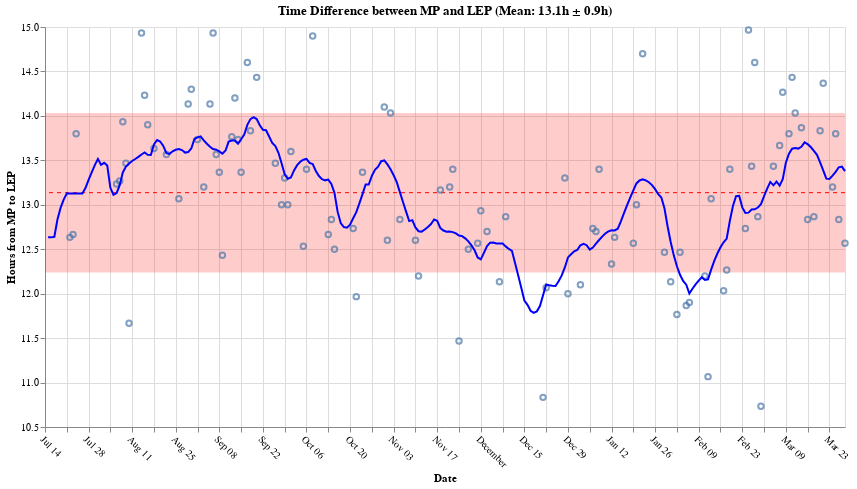

The cell this chart's notebook holds for it:
### Code cell
# Create base dataframe with rolling average
chart_data = pd.DataFrame({
    'dayAndNightOf': m['dayAndNightOf'],
    'Hours': m['MP_To_LEP'].dt.total_seconds() / 3600
})

# Sort and set index
chart_data = chart_data.sort_values('dayAndNightOf')
chart_data = chart_data.set_index('dayAndNightOf')

# Interpolate missing values (limit interpolation to 3 days)
chart_data['Hours_Interpolated'] = chart_data['Hours'].interpolate(
    method='linear',
    limit=3,
    limit_direction='both'
)

# Add 7-day rolling average using interpolated data
chart_data['Rolling_Avg'] = chart_data['Hours_Interpolated'].rolling(
    window=14,
    center=True,
    min_periods=3
).mean()

# Reset index for Altair
chart_data = chart_data.reset_index()

# Calculate mean and standard deviation (excluding NaN values)
mean_hours = chart_data['Hours'].mean()
std_hours = chart_data['Hours'].std()

# Create the scatter plot (only for actual data points)
points = alt.Chart(chart_data[chart_data['Hours'].notna()]).mark_point().encode(
    x=alt.X('dayAndNightOf:T', 
            title='Date',
            axis=alt.Axis(labelAngle=45)),
    y=alt.Y('Hours:Q',
            title='Hours from MP to LEP',
            scale=alt.Scale(zero=False)),
    tooltip=[
        alt.Tooltip('dayAndNightOf:T', title='Date', format='%Y-%m-%d'),
        alt.Tooltip('Hours:Q', title='Hours', format='.1f'),
        alt.Tooltip('Rolling_Avg:Q', title='7-day Average', format='.1f')
    ]
)

# Add rolling average line
rolling_line = alt.Chart(chart_data).mark_line(
    color='blue',
    strokeWidth=2
).encode(
    x='dayAndNightOf:T',
    y='Rolling_Avg:Q'
)

# Add a horizontal line for the mean
mean_line = alt.Chart(pd.DataFrame([{'mean': mean_hours}])).mark_rule(
    color='red', 
    strokeDash=[4, 4]
).encode(
    y='mean:Q'
)

# Add the standard deviation band
band = alt.Chart(pd.DataFrame([{
    'lower': mean_hours - std_hours,
    'upper': mean_hours + std_hours
}])).mark_rect(
    color='red', 
    opacity=0.2
).encode(
    y='lower:Q',
    y2='upper:Q'
)

# Print the calculated values
print(f"Mean time from MP to LEP: {mean_hours:.2f} hours")
print(f"Standard deviation: {std_hours:.2f} hours")

# Combine all elements
chart = (mean_line + band + points + rolling_line).properties(
    width=800,
    height=400,
    title=f'Time Difference between MP and LEP (Mean: {mean_hours:.1f}h ± {std_hours:.1f}h)'
)

chart

### Figure 1 — Vega-Lite specification as saved in the notebook (floating-point values rounded to 4 significant figures; data arrays with more than 128 entries replaced by an {"elided": "..."} marker saying what was removed)
{"config": {"view": {"continuousWidth": 300, "continuousHeight": 300}}, "layer": [{"data": {"name": "data-e3c8d5825e70e101f1e44d057d25adbb"}, "mark": {"type": "rule", "color": "red", "strokeDash": [4, 4]}, "encoding": {"y": {"field": "mean", "type": "quantitative"}}}, {"data": {"name": "data-e53c5f090fb3e7fc87d6065c8d1cfc85"}, "mark": {"type": "rect", "color": "red", "opacity": 0.2}, "encoding": {"y": {"field": "lower", "type": "quantitative"}, "y2": {"field": "upper"}}}, {"data": {"name": "data-43b0f28b9fdc9e1d90a2d2b44cac190c"}, "mark": {"type": "point"}, "encoding": {"tooltip": [{"field": "dayAndNightOf", "format": "%Y-%m-%d", "title": "Date", "type": "temporal"}, {"field": "Hours", "format": ".1f", "title": "Hours", "type": "quantitative"}, {"field": "Rolling_Avg", "format": ".1f", "title": "7-day Average", "type": "quantitative"}], "x": {"axis": {"labelAngle": 45}, "field": "dayAndNightOf", "title": "Date", "type": "temporal"}, "y": {"field": "Hours", "scale": {"zero": false}, "title": "Hours from MP to LEP", "type": "quantitative"}}}, {"data": {"name": "data-eb06eceeed8feb00ee32f2cafb9221ec"}, "mark": {"type": "line", "color": "blue", "strokeWidth": 2}, "encoding": {"x": {"field": "dayAndNightOf", "type": "temporal"}, "y": {"field": "Rolling_Avg", "type": "quantitative"}}}], "height": 400, "title": "Time Difference between MP and LEP (Mean: 13.1h ± 0.9h)", "width": 800, "$schema": "https://vega.github.io/schema/vega-lite/v5.20.1.json", "datasets": {"data-e3c8d5825e70e101f1e44d057d25adbb": [{"mean": 13.14}], "data-e53c5f090fb3e7fc87d6065c8d1cfc85": [{"lower": 12.24, "upper": 14.03}], "data-43b0f28b9fdc9e1d90a2d2b44cac190c": [{"dayAndNightOf": "2024-07-22", "Hours": 12.63, "Hours_Interpolated": 12.63, "Rolling_Avg": 13.13}, {"dayAndNightOf": "2024-07-23", "Hours": 12.67, "Hours_Interpolated": 12.67, "Rolling_Avg": 13.13}, {"dayAndNightOf": "2024-07-24", "Hours": 13.8, "Hours_Interpolated": 13.8, "Rolling_Avg": 13.13}, {"dayAndNightOf": "2024-08-06", "Hours": 13.23, "Hours_Interpolated": 13.23, "Rolling_Avg": 13.13}, {"dayAndNightOf": "2024-08-07", "Hours": 13.27, "Hours_Interpolated": 13.27, "Rolling_Avg": 13.22}, {"dayAndNightOf": "2024-08-08", "Hours": 13.93, "Hours_Interpolated": 13.93, "Rolling_Avg": 13.36}, {"dayAndNightOf": "2024-08-09", "Hours": 13.47, "Hours_Interpolated": 13.47, "Rolling_Avg": 13.43}, {"dayAndNightOf": "2024-08-10", "Hours": 11.67, "Hours_Interpolated": 11.67, "Rolling_Avg": 13.46}, {"dayAndNightOf": "2024-08-14", "Hours": 14.93, "Hours_Interpolated": 14.93, "Rolling_Avg": 13.57}, {"dayAndNightOf": "2024-08-15", "Hours": 14.23, "Hours_Interpolated": 14.23, "Rolling_Avg": 13.59}, {"dayAndNightOf": "2024-08-16", "Hours": 13.9, "Hours_Interpolated": 13.9, "Rolling_Avg": 13.56}, {"dayAndNightOf": "2024-08-18", "Hours": 13.63, "Hours_Interpolated": 13.63, "Rolling_Avg": 13.68}, {"dayAndNightOf": "2024-08-22", "Hours": 13.57, "Hours_Interpolated": 13.57, "Rolling_Avg": 13.58}, {"dayAndNightOf": "2024-08-26", "Hours": 13.07, "Hours_Interpolated": 13.07, "Rolling_Avg": 13.63}, {"dayAndNightOf": "2024-08-29", "Hours": 14.13, "Hours_Interpolated": 14.13, "Rolling_Avg": 13.59}, {"dayAndNightOf": "2024-08-30", "Hours": 14.3, "Hours_Interpolated": 14.3, "Rolling_Avg": 13.63}, {"dayAndNightOf": "2024-09-01", "Hours": 13.73, "Hours_Interpolated": 13.73, "Rolling_Avg": 13.76}, {"dayAndNightOf": "2024-09-03", "Hours": 13.2, "Hours_Interpolated": 13.2, "Rolling_Avg": 13.72}, {"dayAndNightOf": "2024-09-05", "Hours": 14.13, "Hours_Interpolated": 14.13, "Rolling_Avg": 13.65}, {"dayAndNightOf": "2024-09-06", "Hours": 14.93, "Hours_Interpolated": 14.93, "Rolling_Avg": 13.63}, {"dayAndNightOf": "2024-09-07", "Hours": 13.57, "Hours_Interpolated": 13.57, "Rolling_Avg": 13.62}, {"dayAndNightOf": "2024-09-08", "Hours": 13.37, "Hours_Interpolated": 13.37, "Rolling_Avg": 13.6}, {"dayAndNightOf": "2024-09-09", "Hours": 12.43, "Hours_Interpolated": 12.43, "Rolling_Avg": 13.57}, {"dayAndNightOf": "2024-09-12", "Hours": 13.77, "Hours_Interpolated": 13.77, "Rolling_Avg": 13.72}, {"dayAndNightOf": "2024-09-13", "Hours": 14.2, "Hours_Interpolated": 14.2, "Rolling_Avg": 13.72}, {"dayAndNightOf": "2024-09-14", "Hours": 13.73, "Hours_Interpolated": 13.73, "Rolling_Avg": 13.69}, {"dayAndNightOf": "2024-09-15", "Hours": 13.37, "Hours_Interpolated": 13.37, "Rolling_Avg": 13.74}, {"dayAndNightOf": "2024-09-17", "Hours": 14.6, "Hours_Interpolated": 14.6, "Rolling_Avg": 13.9}, {"dayAndNightOf": "2024-09-18", "Hours": 13.83, "Hours_Interpolated": 13.83, "Rolling_Avg": 13.96}, {"dayAndNightOf": "2024-09-20", "Hours": 14.43, "Hours_Interpolated": 14.43, "Rolling_Avg": 13.96}, {"dayAndNightOf": "2024-09-26", "Hours": 13.47, "Hours_Interpolated": 13.47, "Rolling_Avg": 13.66}, {"dayAndNightOf": "2024-09-28", "Hours": 13.0, "Hours_Interpolated": 13.0, "Rolling_Avg": 13.47}, {"dayAndNightOf": "2024-09-29", "Hours": 13.3, "Hours_Interpolated": 13.3, "Rolling_Avg": 13.34}, {"dayAndNightOf": "2024-09-30", "Hours": 13.0, "Hours_Interpolated": 13.0, "Rolling_Avg": 13.29}, {"dayAndNightOf": "2024-10-01", "Hours": 13.6, "Hours_Interpolated": 13.6, "Rolling_Avg": 13.31}, {"dayAndNightOf": "2024-10-05", "Hours": 12.53, "Hours_Interpolated": 12.53, "Rolling_Avg": 13.51}, {"dayAndNightOf": "2024-10-06", "Hours": 13.4, "Hours_Interpolated": 13.4, "Rolling_Avg": 13.52}, {"dayAndNightOf": "2024-10-08", "Hours": 14.9, "Hours_Interpolated": 14.9, "Rolling_Avg": 13.46}, {"dayAndNightOf": "2024-10-13", "Hours": 12.67, "Hours_Interpolated": 12.67, "Rolling_Avg": 13.28}, {"dayAndNightOf": "2024-10-14", "Hours": 12.83, "Hours_Interpolated": 12.83, "Rolling_Avg": 13.23}, {"dayAndNightOf": "2024-10-15", "Hours": 12.5, "Hours_Interpolated": 12.5, "Rolling_Avg": 13.13}, {"dayAndNightOf": "2024-10-21", "Hours": 12.73, "Hours_Interpolated": 12.73, "Rolling_Avg": 12.85}, {"dayAndNightOf": "2024-10-22", "Hours": 11.97, "Hours_Interpolated": 11.97, "Rolling_Avg": 12.92}, {"dayAndNightOf": "2024-10-24", "Hours": 13.37, "Hours_Interpolated": 13.37, "Rolling_Avg": 13.12}, {"dayAndNightOf": "2024-10-31", "Hours": 14.1, "Hours_Interpolated": 14.1, "Rolling_Avg": 13.5}, {"dayAndNightOf": "2024-11-01", "Hours": 12.6, "Hours_Interpolated": 12.6, "Rolling_Avg": 13.45}, {"dayAndNightOf": "2024-11-02", "Hours": 14.03, "Hours_Interpolated": 14.03, "Rolling_Avg": 13.4}, {"dayAndNightOf": "2024-11-05", "Hours": 12.83, "Hours_Interpolated": 12.83, "Rolling_Avg": 13.14}, {"dayAndNightOf": "2024-11-10", "Hours": 12.6, "Hours_Interpolated": 12.6, "Rolling_Avg": 12.75}, {"dayAndNightOf": "2024-11-11", "Hours": 12.2, "Hours_Interpolated": 12.2, "Rolling_Avg": 12.7}, {"dayAndNightOf": "2024-11-18", "Hours": 13.17, "Hours_Interpolated": 13.17, "Rolling_Avg": 12.74}, {"dayAndNightOf": "2024-11-21", "Hours": 13.2, "Hours_Interpolated": 13.2, "Rolling_Avg": 12.7}, {"dayAndNightOf": "2024-11-22", "Hours": 13.4, "Hours_Interpolated": 13.4, "Rolling_Avg": 12.69}, {"dayAndNightOf": "2024-11-24", "Hours": 11.47, "Hours_Interpolated": 11.47, "Rolling_Avg": 12.65}, {"dayAndNightOf": "2024-11-27", "Hours": 12.5, "Hours_Interpolated": 12.5, "Rolling_Avg": 12.59}, {"dayAndNightOf": "2024-11-30", "Hours": 12.57, "Hours_Interpolated": 12.57, "Rolling_Avg": 12.41}, {"dayAndNightOf": "2024-12-01", "Hours": 12.93, "Hours_Interpolated": 12.93, "Rolling_Avg": 12.39}, {"dayAndNightOf": "2024-12-03", "Hours": 12.7, "Hours_Interpolated": 12.7, "Rolling_Avg": 12.53}, {"dayAndNightOf": "2024-12-07", "Hours": 12.13, "Hours_Interpolated": 12.13, "Rolling_Avg": 12.57}, {"dayAndNightOf": "2024-12-09", "Hours": 12.87, "Hours_Interpolated": 12.87, "Rolling_Avg": 12.53}, {"dayAndNightOf": "2024-12-21", "Hours": 10.83, "Hours_Interpolated": 10.83, "Rolling_Avg": 11.98}, {"dayAndNightOf": "2024-12-22", "Hours": 12.07, "Hours_Interpolated": 12.07, "Rolling_Avg": 12.1}, {"dayAndNightOf": "2024-12-28", "Hours": 13.3, "Hours_Interpolated": 13.3, "Rolling_Avg": 12.29}, {"dayAndNightOf": "2024-12-29", "Hours": 12.0, "Hours_Interpolated": 12.0, "Rolling_Avg": 12.41}, {"dayAndNightOf": "2025-01-02", "Hours": 12.1, "Hours_Interpolated": 12.1, "Rolling_Avg": 12.54}, {"dayAndNightOf": "2025-01-06", "Hours": 12.73, "Hours_Interpolated": 12.73, "Rolling_Avg": 12.52}, {"dayAndNightOf": "2025-01-07", "Hours": 12.7, "Hours_Interpolated": 12.7, "Rolling_Avg": 12.56}, {"dayAndNightOf": "2025-01-08", "Hours": 13.4, "Hours_Interpolated": 13.4, "Rolling_Avg": 12.6}, {"dayAndNightOf": "2025-01-12", "Hours": 12.33, "Hours_Interpolated": 12.33, "Rolling_Avg": 12.71}, {"dayAndNightOf": "2025-01-13", "Hours": 12.63, "Hours_Interpolated": 12.63, "Rolling_Avg": 12.71}, {"dayAndNightOf": "2025-01-19", "Hours": 12.57, "Hours_Interpolated": 12.57, "Rolling_Avg": 13.16}, {"dayAndNightOf": "2025-01-20", "Hours": 13.0, "Hours_Interpolated": 13.0, "Rolling_Avg": 13.24}, {"dayAndNightOf": "2025-01-22", "Hours": 14.7, "Hours_Interpolated": 14.7, "Rolling_Avg": 13.29}, {"dayAndNightOf": "2025-01-29", "Hours": 12.47, "Hours_Interpolated": 12.47, "Rolling_Avg": 12.96}, {"dayAndNightOf": "2025-01-31", "Hours": 12.13, "Hours_Interpolated": 12.13, "Rolling_Avg": 12.58}, {"dayAndNightOf": "2025-02-02", "Hours": 11.77, "Hours_Interpolated": 11.77, "Rolling_Avg": 12.31}, {"dayAndNightOf": "2025-02-03", "Hours": 12.47, "Hours_Interpolated": 12.47, "Rolling_Avg": 12.21}, {"dayAndNightOf": "2025-02-05", "Hours": 11.87, "Hours_Interpolated": 11.87, "Rolling_Avg": 12.1}, {"dayAndNightOf": "2025-02-06", "Hours": 11.9, "Hours_Interpolated": 11.9, "Rolling_Avg": 12.0}, {"dayAndNightOf": "2025-02-11", "Hours": 12.2, "Hours_Interpolated": 12.2, "Rolling_Avg": 12.15}, {"dayAndNightOf": "2025-02-12", "Hours": 11.07, "Hours_Interpolated": 11.07, "Rolling_Avg": 12.16}, {"dayAndNightOf": "2025-02-13", "Hours": 13.07, "Hours_Interpolated": 13.07, "Rolling_Avg": 12.27}, {"dayAndNightOf": "2025-02-17", "Hours": 12.03, "Hours_Interpolated": 12.03, "Rolling_Avg": 12.58}, {"dayAndNightOf": "2025-02-18", "Hours": 12.27, "Hours_Interpolated": 12.27, "Rolling_Avg": 12.62}, {"dayAndNightOf": "2025-02-19", "Hours": 13.4, "Hours_Interpolated": 13.4, "Rolling_Avg": 12.82}, {"dayAndNightOf": "2025-02-24", "Hours": 12.73, "Hours_Interpolated": 12.73, "Rolling_Avg": 12.91}, {"dayAndNightOf": "2025-02-25", "Hours": 14.97, "Hours_Interpolated": 14.97, "Rolling_Avg": 12.91}, {"dayAndNightOf": "2025-02-26", "Hours": 13.43, "Hours_Interpolated": 13.43, "Rolling_Avg": 12.95}, {"dayAndNightOf": "2025-02-27", "Hours": 14.6, "Hours_Interpolated": 14.6, "Rolling_Avg": 12.95}, {"dayAndNightOf": "2025-02-28", "Hours": 12.87, "Hours_Interpolated": 12.87, "Rolling_Avg": 12.97}, {"dayAndNightOf": "2025-03-01", "Hours": 10.73, "Hours_Interpolated": 10.73, "Rolling_Avg": 13.01}, {"dayAndNightOf": "2025-03-05", "Hours": 13.43, "Hours_Interpolated": 13.43, "Rolling_Avg": 13.22}, {"dayAndNightOf": "2025-03-07", "Hours": 13.67, "Hours_Interpolated": 13.67, "Rolling_Avg": 13.22}, {"dayAndNightOf": "2025-03-08", "Hours": 14.27, "Hours_Interpolated": 14.27, "Rolling_Avg": 13.29}, {"dayAndNightOf": "2025-03-10", "Hours": 13.8, "Hours_Interpolated": 13.8, "Rolling_Avg": 13.58}, {"dayAndNightOf": "2025-03-11", "Hours": 14.43, "Hours_Interpolated": 14.43, "Rolling_Avg": 13.63}, {"dayAndNightOf": "2025-03-12", "Hours": 14.03, "Hours_Interpolated": 14.03, "Rolling_Avg": 13.64}, {"dayAndNightOf": "2025-03-14", "Hours": 13.87, "Hours_Interpolated": 13.87, "Rolling_Avg": 13.65}, {"dayAndNightOf": "2025-03-16", "Hours": 12.83, "Hours_Interpolated": 12.83, "Rolling_Avg": 13.68}, {"dayAndNightOf": "2025-03-18", "Hours": 12.87, "Hours_Interpolated": 12.87, "Rolling_Avg": 13.61}, {"dayAndNightOf": "2025-03-20", "Hours": 13.83, "Hours_Interpolated": 13.83, "Rolling_Avg": 13.48}, {"dayAndNightOf": "2025-03-21", "Hours": 14.37, "Hours_Interpolated": 14.37, "Rolling_Avg": 13.39}, {"dayAndNightOf": "2025-03-24", "Hours": 13.2, "Hours_Interpolated": 13.2, "Rolling_Avg": 13.33}, {"dayAndNightOf": "2025-03-25", "Hours": 13.8, "Hours_Interpolated": 13.8, "Rolling_Avg": 13.37}, {"dayAndNightOf": "2025-03-26", "Hours": 12.83, "Hours_Interpolated": 12.83, "Rolling_Avg": 13.42}, {"dayAndNightOf": "2025-03-28", "Hours": 12.57, "Hours_Interpolated": 12.57, "Rolling_Avg": 13.38}], "data-eb06eceeed8feb00ee32f2cafb9221ec": {"elided": "258 records"}}}
